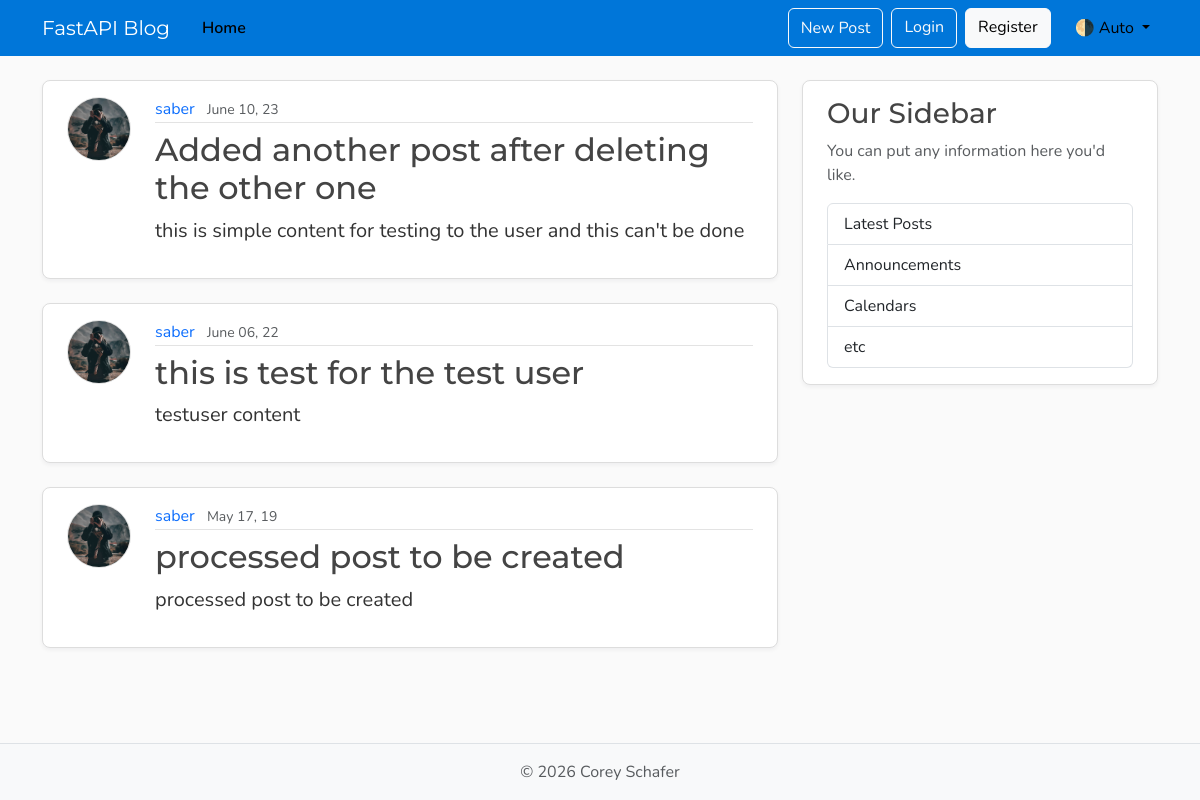
The page /posts on the database its author committed.
### models.py (models this page shows, shortened)
class Post(Base):
    __tablename__ = "posts"
    id: Mapped[int] = mapped_column(Integer, primary_key=True, index=True)
    title: Mapped[str] = mapped_column(String(100), nullable=False)
    content: Mapped[str] = mapped_column(Text(200), nullable=False)
    user_id: Mapped[int] = mapped_column(ForeignKey("users.id"), nullable=False, index=True)
    date_posted: Mapped[datetime] = mapped_column(DateTime(timezone=True),
                                                  default=lambda: datetime.now(timezone.utc),
                                                  )
    author: Mapped[User] = relationship(back_populates="posts")

class User(Base):
    __tablename__ = "users"
    id: Mapped[int] = mapped_column(Integer, primary_key=True, index=True)
    username: Mapped[str] = mapped_column(String(50), unique=True, nullable=False)
    email: Mapped[str] = mapped_column(String(120), unique=True, nullable=False)
    image_file: Mapped[str | None] = mapped_column(String(200), nullable=True, unique=True)
    posts: Mapped[list['Post']] = relationship(back_populates="author")

### main.py (the view)
@app.get("/", include_in_schema=False, name="home")
@app.get("/posts", include_in_schema=False, name="posts")
async def home(request: Request, db: Annotated[AsyncSession, Depends(get_db)]):
    result = await db.execute(select(models.Post).options(selectinload(models.Post.author))
                              .order_by(desc(models.Post.date_posted)))
    posts = result.scalars().all()
    return templates.TemplateResponse(request, "home.html", {"posts": posts, "title": "Home"})

### templates/home.html
{% extends "layout.html" %}
{% block content %}
  {% for post in posts %}
    <article class="content-section py-3 px-4 mb-4">
      <div class="d-flex align-items-start gap-4">
        <img class="rounded-circle article-img flex-shrink-0"
             src="{{ post.author.image_path }}"
             alt="{{ post.author.username }}'s profile picture"
             width="64"
             height="64"
             loading="lazy">
        <div class="flex-grow-1">
          <div class="article-metadata mb-2">
            <a class="me-2" href="{{ url_for('user_posts', user_id=post.author.id) }}">
              {{ post.author.username }}
            </a>
            <small class="text-body-secondary">{{ post.date_posted.strftime("%B %d, %W") }}</small>
          </div>
          <h2>
            <a class="article-title" href="{{ url_for('post_page', post_id=post.id) }}">{{ post.title }}</a>
          </h2>
          <p class="article-content">{{ post.content }}</p>
        </div>
      </div>
    </article>
  {% endfor %}
{% endblock content %}

### templates/layout.html (shortened to what this page needs)
<!DOCTYPE html>
<html lang="en">
<head>
    <link href="https://cdn.jsdelivr.net/npm/bootstrap@5.3.8/dist/css/bootstrap.min.css"
          rel="stylesheet"
>
    <link rel="stylesheet"
          type="text/css"
          href="{{ url_for("static", path='css/main.css') }}">
</head>
<body class="d-flex flex-column min-vh-100">
<header class="site-header">
    <nav class="navbar navbar-expand-md bg-steel fixed-top"
         data-bs-theme="dark">
        <div class="container">
            <a class="navbar-brand me-4" href="{{ url_for("home") }}">FastAPI Blog</a>
            <div class="collapse navbar-collapse" id="navbarToggle">
                <div class="navbar-nav me-auto">
                    <a class="nav-link active"
                       aria-current="page"
                       href="{{ url_for("home") }}">Home</a>
                </div>
                <div class="navbar-nav">
                    <button class="btn btn-outline-light mb-2 mb-md-0 me-md-2"
                            type="button"
                            data-bs-toggle="modal"
                            data-bs-target="#createPostModal">New Post
                    </button>
                    <a class="btn btn-outline-light mb-2 mb-md-0 me-md-2" href="#">Login</a>
                    <a class="btn btn-light mb-2 mb-md-0 me-md-3" href="#">Register</a>
                    <div class="nav-item dropdown">
                        <a class="nav-link dropdown-toggle"
                           href="#"
                           role="button"
                           id="bd-theme"
                           data-bs-toggle="dropdown"
                           aria-expanded="false">
                            <span id="bd-theme-text">🌗 Auto</span>
                        </a>
                    </div>
                </div>
            </div>
        </div>
    </nav>
</header>
<main role="main" class="container">
    <div class="row">
        <div class="col-md-8">
            {% block content %}
            {% endblock content %}
        </div>
        <aside class="col-md-4">
            <div class="content-section py-3 px-4 mb-4">
                <h3>Our Sidebar</h3>
                <p class="text-body-secondary">You can put any information here you'd like.</p>
                <ul class="list-group">
                    <li class="list-group-item">Latest Posts</li>
                    <li class="list-group-item">Announcements</li>
                    <li class="list-group-item">Calendars</li>
                    <li class="list-group-item">etc</li>
                </ul>
            </div>
        </aside>
    </div>
</main>
<footer class="mt-auto py-3 bg-body-tertiary border-top">
    <div class="container text-center">
        <p class="text-body-secondary mb-0">
            © <span id="year"></span> Corey Schafer
        </p>
    </div>
</footer>
</body>
</html>

### static/css/main.css (style rules this page uses)
:root { --font-heading: "Montserrat", system-ui, -apple-system, BlinkMacSystemFont, sans-serif; --font-body: "Nunito", system-ui, -apple-system, BlinkMacSystemFont, sans-serif; --color-bg-body: #fafafa; --color-bg-content: #ffffff; --color-text-primary: #333333; --color-text-heading: #444444; --color-steel: #0076d9; --color-nav-link: #000000; --color-nav-link-hover: #ffffff; --color-link-hover: #428bca; --color-border: #dddddd; --color-border-light: #e3e3e3; --font-size-base: 1rem; --spacing-xl: 5rem; --article-img-size: 4rem; --account-img-size: 7.813rem; }
body { font-family: var(--font-body); background: var(--color-bg-body); color: var(--color-text-primary); }
main { padding-top: var(--spacing-xl); }
h1, h2, h3, h4, h5, h6 { font-family: var(--font-heading); color: var(--color-text-heading); }
.navbar-brand { font-family: var(--font-heading); }
a { text-decoration: none; }
.bg-steel { background-color: var(--color-steel); }
.site-header .navbar-nav .nav-link { color: var(--color-nav-link); transition: color 0.2s ease-in-out; }
.site-header .navbar-nav .nav-link.active { font-weight: 600; }
.content-section { background: var(--color-bg-content); border: 1px solid var(--color-border); border-radius: 0.5rem; box-shadow: 0 2px 4px rgba(15, 23, 42, 0.05); transition: box-shadow 0.15s ease, transform 0.15s ease, border-color 0.15s ease; }
.article-title { color: var(--color-text-heading); transition: color 0.2s ease-in-out; }
.article-content { white-space: pre-line; font-size: 1.25rem; }
.article-img { height: var(--article-img-size); width: var(--article-img-size); flex-shrink: 0; object-fit: cover; border: 1px solid var(--color-border-light); box-shadow: 0 0 0 2px var(--color-bg-content); }
.article-metadata { padding-bottom: 0.063rem; border-bottom: 1px solid var(--color-border-light); }
.article-metadata a { transition: color 0.2s ease-in-out; }
[data-bs-theme="dark"] { --color-bg-body: #1a1a1a; --color-bg-content: #2d2d2d; --color-text-primary: #e0e0e0; --color-text-heading: #f0f0f0; --color-border: #404040; --color-border-light: #4a4a4a; }

### rows shown on the page
Post: author.username "saber", date_posted "June 10, 23", title "Added another post after deleting the other one", content "this is simple content for testing to the user and this can't be done"
Post: author.username "saber", date_posted "June 06, 22", title "this is test for the test user", content "testuser content"
Post: author.username "saber", date_posted "May 17, 19", title "processed post to be created", content "processed post to be created"
